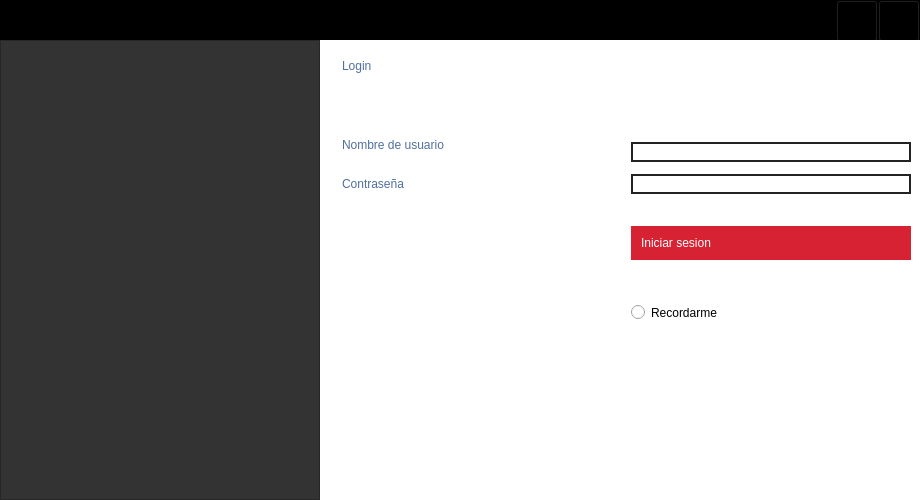
<?xml version="1.0" encoding="UTF-8"?>
<ui version="4.0">
 <class>mainWindow</class>
 <widget class="QMainWindow" name="mainWindow">
  <property name="geometry">
   <rect>
    <x>0</x>
    <y>0</y>
    <width>920</width>
    <height>500</height>
   </rect>
  </property>
  <property name="minimumSize">
   <size>
    <width>920</width>
    <height>500</height>
   </size>
  </property>
  <property name="maximumSize">
   <size>
    <width>920</width>
    <height>500</height>
   </size>
  </property>
  <property name="windowTitle">
   <string>MainWindow</string>
  </property>
  <widget class="QWidget" name="centralWidget">
   <layout class="QGridLayout" name="gridLayout">
    <property name="leftMargin">
     <number>0</number>
    </property>
    <property name="topMargin">
     <number>0</number>
    </property>
    <property name="rightMargin">
     <number>0</number>
    </property>
    <property name="bottomMargin">
     <number>0</number>
    </property>
    <property name="spacing">
     <number>0</number>
    </property>
    <item row="0" column="0">
     <widget class="QFrame" name="frameContainer">
      <property name="styleSheet">
       <string notr="true"/>
      </property>
      <property name="frameShape">
       <enum>QFrame::NoFrame</enum>
      </property>
      <property name="frameShadow">
       <enum>QFrame::Plain</enum>
      </property>
      <property name="lineWidth">
       <number>0</number>
      </property>
      <layout class="QGridLayout" name="gridLayout_2">
       <property name="leftMargin">
        <number>0</number>
       </property>
       <property name="topMargin">
        <number>0</number>
       </property>
       <property name="rightMargin">
        <number>0</number>
       </property>
       <property name="bottomMargin">
        <number>0</number>
       </property>
       <property name="spacing">
        <number>0</number>
       </property>
       <item row="1" column="0">
        <widget class="QFrame" name="frameTitleBar">
         <property name="minimumSize">
          <size>
           <width>0</width>
           <height>40</height>
          </size>
         </property>
         <property name="maximumSize">
          <size>
           <width>16777215</width>
           <height>40</height>
          </size>
         </property>
         <property name="styleSheet">
          <string notr="true">QFrame {
	background-color : #000000;
}</string>
         </property>
         <property name="frameShape">
          <enum>QFrame::NoFrame</enum>
         </property>
         <property name="frameShadow">
          <enum>QFrame::Plain</enum>
         </property>
         <property name="lineWidth">
          <number>0</number>
         </property>
         <layout class="QGridLayout" name="gridLayout_4">
          <property name="leftMargin">
           <number>0</number>
          </property>
          <property name="topMargin">
           <number>0</number>
          </property>
          <property name="rightMargin">
           <number>0</number>
          </property>
          <property name="bottomMargin">
           <number>0</number>
          </property>
          <property name="spacing">
           <number>0</number>
          </property>
          <item row="0" column="0">
           <widget class="QFrame" name="framePushButtonTitleBar">
            <property name="minimumSize">
             <size>
              <width>0</width>
              <height>40</height>
             </size>
            </property>
            <property name="maximumSize">
             <size>
              <width>16777215</width>
              <height>40</height>
             </size>
            </property>
            <property name="frameShape">
             <enum>QFrame::NoFrame</enum>
            </property>
            <property name="frameShadow">
             <enum>QFrame::Plain</enum>
            </property>
            <property name="lineWidth">
             <number>0</number>
            </property>
            <layout class="QGridLayout" name="gridLayout_3">
             <property name="leftMargin">
              <number>0</number>
             </property>
             <property name="topMargin">
              <number>0</number>
             </property>
             <property name="rightMargin">
              <number>0</number>
             </property>
             <property name="bottomMargin">
              <number>0</number>
             </property>
             <property name="spacing">
              <number>0</number>
             </property>
             <item row="0" column="3">
              <widget class="QPushButton" name="pushButtonClose">
               <property name="minimumSize">
                <size>
                 <width>42</width>
                 <height>42</height>
                </size>
               </property>
               <property name="maximumSize">
                <size>
                 <width>42</width>
                 <height>42</height>
                </size>
               </property>
               <property name="styleSheet">
                <string notr="true">QPushButton {
	background-color : #000000;
}

QPushButton:hover {
	background-color : #A93226;
}</string>
               </property>
               <property name="text">
                <string/>
               </property>
               <property name="icon">
                <iconset>
                 <normaloff>img/icons/24x24/cil-x.png</normaloff>img/icons/24x24/cil-x.png</iconset>
               </property>
               <property name="iconSize">
                <size>
                 <width>18</width>
                 <height>18</height>
                </size>
               </property>
              </widget>
             </item>
             <item row="0" column="2">
              <widget class="QPushButton" name="pushButtonMinimize">
               <property name="minimumSize">
                <size>
                 <width>42</width>
                 <height>42</height>
                </size>
               </property>
               <property name="maximumSize">
                <size>
                 <width>42</width>
                 <height>42</height>
                </size>
               </property>
               <property name="styleSheet">
                <string notr="true">QPushButton {
	background-color : #000000;
}

QPushButton:hover {
	background-color : #555555;
}</string>
               </property>
               <property name="text">
                <string/>
               </property>
               <property name="icon">
                <iconset>
                 <normaloff>img/icons/24x24/cil-window-minimize.png</normaloff>img/icons/24x24/cil-window-minimize.png</iconset>
               </property>
               <property name="iconSize">
                <size>
                 <width>18</width>
                 <height>18</height>
                </size>
               </property>
              </widget>
             </item>
             <item row="0" column="1">
              <spacer name="horizontalSpacer">
               <property name="orientation">
                <enum>Qt::Horizontal</enum>
               </property>
               <property name="sizeHint" stdset="0">
                <size>
                 <width>40</width>
                 <height>20</height>
                </size>
               </property>
              </spacer>
             </item>
             <item row="0" column="0">
              <widget class="QLabel" name="labelUser">
               <property name="styleSheet">
                <string notr="true">QLabel {
	font: 22 15pt &quot;Microsoft YaHei UI Light&quot; bold;
	color : #FFFFFF;
	padding : 10px;
}</string>
               </property>
               <property name="text">
                <string/>
               </property>
              </widget>
             </item>
            </layout>
           </widget>
          </item>
         </layout>
        </widget>
       </item>
       <item row="2" column="0">
        <widget class="QFrame" name="frameContent">
         <property name="frameShape">
          <enum>QFrame::NoFrame</enum>
         </property>
         <property name="frameShadow">
          <enum>QFrame::Plain</enum>
         </property>
         <property name="lineWidth">
          <number>0</number>
         </property>
         <layout class="QGridLayout" name="gridLayout_6">
          <property name="leftMargin">
           <number>0</number>
          </property>
          <property name="topMargin">
           <number>0</number>
          </property>
          <property name="rightMargin">
           <number>0</number>
          </property>
          <property name="bottomMargin">
           <number>0</number>
          </property>
          <property name="spacing">
           <number>0</number>
          </property>
          <item row="0" column="1">
           <widget class="QFrame" name="frameLoginContainer">
            <property name="minimumSize">
             <size>
              <width>600</width>
              <height>0</height>
             </size>
            </property>
            <property name="maximumSize">
             <size>
              <width>600</width>
              <height>16777215</height>
             </size>
            </property>
            <property name="styleSheet">
             <string notr="true">QFrame {
	background-color: #FFFFFF;
}</string>
            </property>
            <property name="frameShape">
             <enum>QFrame::NoFrame</enum>
            </property>
            <property name="frameShadow">
             <enum>QFrame::Plain</enum>
            </property>
            <property name="lineWidth">
             <number>0</number>
            </property>
            <layout class="QVBoxLayout" name="verticalLayout_2">
             <property name="spacing">
              <number>0</number>
             </property>
             <property name="leftMargin">
              <number>0</number>
             </property>
             <property name="topMargin">
              <number>0</number>
             </property>
             <property name="rightMargin">
              <number>0</number>
             </property>
             <property name="bottomMargin">
              <number>0</number>
             </property>
             <item>
              <widget class="QFrame" name="frameLoginContent">
               <property name="frameShape">
                <enum>QFrame::NoFrame</enum>
               </property>
               <property name="frameShadow">
                <enum>QFrame::Plain</enum>
               </property>
               <property name="lineWidth">
                <number>0</number>
               </property>
               <layout class="QVBoxLayout" name="verticalLayout">
                <property name="spacing">
                 <number>9</number>
                </property>
                <property name="leftMargin">
                 <number>9</number>
                </property>
                <property name="topMargin">
                 <number>9</number>
                </property>
                <property name="rightMargin">
                 <number>9</number>
                </property>
                <property name="bottomMargin">
                 <number>9</number>
                </property>
                <item>
                 <widget class="QFrame" name="frameLogin">
                  <property name="frameShape">
                   <enum>QFrame::NoFrame</enum>
                  </property>
                  <property name="frameShadow">
                   <enum>QFrame::Plain</enum>
                  </property>
                  <property name="lineWidth">
                   <number>0</number>
                  </property>
                  <layout class="QGridLayout" name="gridLayout_5">
                   <property name="leftMargin">
                    <number>0</number>
                   </property>
                   <property name="topMargin">
                    <number>0</number>
                   </property>
                   <property name="rightMargin">
                    <number>0</number>
                   </property>
                   <property name="bottomMargin">
                    <number>0</number>
                   </property>
                   <property name="horizontalSpacing">
                    <number>0</number>
                   </property>
                   <property name="verticalSpacing">
                    <number>5</number>
                   </property>
                   <item row="2" column="0" rowspan="2">
                    <widget class="QLabel" name="labelUsername">
                     <property name="styleSheet">
                      <string notr="true">QLabel{
	font : 75 14pt &quot;Microsoft JhengHei UI&quot; ;
	color : #4F6FA0;
	border-radius : 0px;
	text-align : left;
	padding: 10px;
}
</string>
                     </property>
                     <property name="lineWidth">
                      <number>0</number>
                     </property>
                     <property name="text">
                      <string>Nombre de usuario</string>
                     </property>
                     <property name="indent">
                      <number>-1</number>
                     </property>
                    </widget>
                   </item>
                   <item row="3" column="2">
                    <widget class="QLineEdit" name="lineEditUsername">
                     <property name="styleSheet">
                      <string notr="true">QLineEdit {
	font: 27 14pt &quot;Microsoft YaHei UI Light&quot;;
	border: 2px solid #222222;
	border-radius : 15px;
}</string>
                     </property>
                     <property name="text">
                      <string/>
                     </property>
                    </widget>
                   </item>
                   <item row="4" column="2">
                    <widget class="QLineEdit" name="lineEditUserPassword">
                     <property name="styleSheet">
                      <string notr="true">QLineEdit {
	font: 27 14pt &quot;Microsoft YaHei UI Light&quot;;
	border: 2px solid #222222;
	border-radius : 15px;
}QLineEdit {
	font: 27 14pt &quot;Microsoft YaHei UI Light&quot;;
}</string>
                     </property>
                     <property name="text">
                      <string/>
                     </property>
                    </widget>
                   </item>
                   <item row="4" column="0">
                    <widget class="QLabel" name="labelUserPassword">
                     <property name="styleSheet">
                      <string notr="true">QLabel{
	font : 75 14pt &quot;Microsoft JhengHei UI&quot; ;
	color : #4F6FA0;
	border-radius : 0px;

	text-align : left;
	padding: 10px;
}
</string>
                     </property>
                     <property name="lineWidth">
                      <number>0</number>
                     </property>
                     <property name="text">
                      <string>Contraseña</string>
                     </property>
                    </widget>
                   </item>
                   <item row="6" column="2">
                    <widget class="QPushButton" name="pushButtonLogin">
                     <property name="minimumSize">
                      <size>
                       <width>280</width>
                       <height>0</height>
                      </size>
                     </property>
                     <property name="maximumSize">
                      <size>
                       <width>280</width>
                       <height>16777215</height>
                      </size>
                     </property>
                     <property name="styleSheet">
                      <string notr="true">QPushButton{
	background-color : #D62233;
	font : 75 12pt &quot;Microsoft JhengHei UI&quot; bold;
	color : #FFFFFF;
	border-radius : 20px;
	text-align : left;
	padding : 10px;
}

QPushButton:hover{
	background-color: #FF3346;
	color : #FFFFFF;
}
</string>
                     </property>
                     <property name="text">
                      <string>Iniciar sesion</string>
                     </property>
                     <property name="icon">
                      <iconset>
                       <normaloff>img/icons/24x24/cil-arrow-circle-right.png</normaloff>img/icons/24x24/cil-arrow-circle-right.png</iconset>
                     </property>
                     <property name="iconSize">
                      <size>
                       <width>24</width>
                       <height>24</height>
                      </size>
                     </property>
                     <property name="flat">
                      <bool>true</bool>
                     </property>
                    </widget>
                   </item>
                   <item row="4" column="1">
                    <spacer name="horizontalSpacer3">
                     <property name="orientation">
                      <enum>Qt::Horizontal</enum>
                     </property>
                     <property name="sizeHint" stdset="0">
                      <size>
                       <width>40</width>
                       <height>20</height>
                      </size>
                     </property>
                    </spacer>
                   </item>
                   <item row="1" column="0" colspan="3">
                    <spacer name="verticalSpacer1">
                     <property name="orientation">
                      <enum>Qt::Vertical</enum>
                     </property>
                     <property name="sizeHint" stdset="0">
                      <size>
                       <width>20</width>
                       <height>40</height>
                      </size>
                     </property>
                    </spacer>
                   </item>
                   <item row="3" column="1">
                    <spacer name="horizontalSpacer2">
                     <property name="orientation">
                      <enum>Qt::Horizontal</enum>
                     </property>
                     <property name="sizeHint" stdset="0">
                      <size>
                       <width>40</width>
                       <height>20</height>
                      </size>
                     </property>
                    </spacer>
                   </item>
                   <item row="7" column="2">
                    <spacer name="verticalSpacer3">
                     <property name="orientation">
                      <enum>Qt::Vertical</enum>
                     </property>
                     <property name="sizeHint" stdset="0">
                      <size>
                       <width>20</width>
                       <height>40</height>
                      </size>
                     </property>
                    </spacer>
                   </item>
                   <item row="8" column="2">
                    <widget class="QRadioButton" name="radioButtonRememberUser">
                     <property name="styleSheet">
                      <string notr="true">QRadioButton {
	font : 75 11pt &quot;Microsoft JhengHei UI&quot;  bold;
	color : #000000;
	border-radius : 0px;
}

QRadioButton:hover {
	color : #3A609B;
	border-radius : 0px;
}

QRadioButton::checked {
	color : #3A609B;
	border-radius : 0px;
}

QRadioButton::indicator {
	color : #3A609B;
}

QRadioButton::indicator:checked:pressed {
	color : #3A609B;
}</string>
                     </property>
                     <property name="text">
                      <string>Recordarme</string>
                     </property>
                    </widget>
                   </item>
                   <item row="0" column="0" colspan="3">
                    <widget class="QLabel" name="labelLoginTitle">
                     <property name="styleSheet">
                      <string notr="true">QLabel {
	font: 25 20pt &quot;Microsoft YaHei UI Light&quot; bold ;
	color : #4F6FA0;
	padding : 10px;
}</string>
                     </property>
                     <property name="text">
                      <string>Login</string>
                     </property>
                    </widget>
                   </item>
                   <item row="5" column="2">
                    <spacer name="verticalSpacer_2">
                     <property name="orientation">
                      <enum>Qt::Vertical</enum>
                     </property>
                     <property name="sizeType">
                      <enum>QSizePolicy::Fixed</enum>
                     </property>
                     <property name="sizeHint" stdset="0">
                      <size>
                       <width>20</width>
                       <height>20</height>
                      </size>
                     </property>
                    </spacer>
                   </item>
                  </layout>
                 </widget>
                </item>
                <item>
                 <spacer name="verticalSpacer2">
                  <property name="orientation">
                   <enum>Qt::Vertical</enum>
                  </property>
                  <property name="sizeHint" stdset="0">
                   <size>
                    <width>20</width>
                    <height>40</height>
                   </size>
                  </property>
                 </spacer>
                </item>
               </layout>
              </widget>
             </item>
            </layout>
           </widget>
          </item>
          <item row="0" column="0">
           <widget class="QFrame" name="frameInfo">
            <property name="minimumSize">
             <size>
              <width>320</width>
              <height>0</height>
             </size>
            </property>
            <property name="styleSheet">
             <string notr="true">QFrame {
	/*416597*/
	background-color : #333333;
}</string>
            </property>
            <property name="frameShape">
             <enum>QFrame::StyledPanel</enum>
            </property>
            <property name="frameShadow">
             <enum>QFrame::Raised</enum>
            </property>
            <layout class="QGridLayout" name="gridLayout_7">
             <property name="leftMargin">
              <number>0</number>
             </property>
             <property name="topMargin">
              <number>0</number>
             </property>
             <property name="rightMargin">
              <number>0</number>
             </property>
             <property name="bottomMargin">
              <number>0</number>
             </property>
             <property name="spacing">
              <number>0</number>
             </property>
             <item row="0" column="0">
              <widget class="QLabel" name="labelLogo">
               <property name="maximumSize">
                <size>
                 <width>400</width>
                 <height>400</height>
                </size>
               </property>
               <property name="text">
                <string/>
               </property>
               <property name="pixmap">
                <pixmap>../img/user.png</pixmap>
               </property>
               <property name="scaledContents">
                <bool>true</bool>
               </property>
               <property name="wordWrap">
                <bool>false</bool>
               </property>
              </widget>
             </item>
            </layout>
           </widget>
          </item>
         </layout>
        </widget>
       </item>
      </layout>
     </widget>
    </item>
   </layout>
  </widget>
 </widget>
 <resources/>
 <connections/>
</ui>
